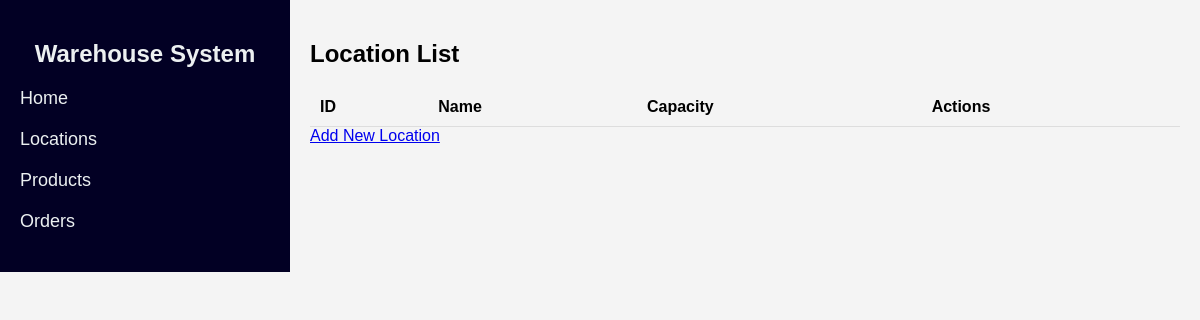
The page /locations on the database as committed earlier.
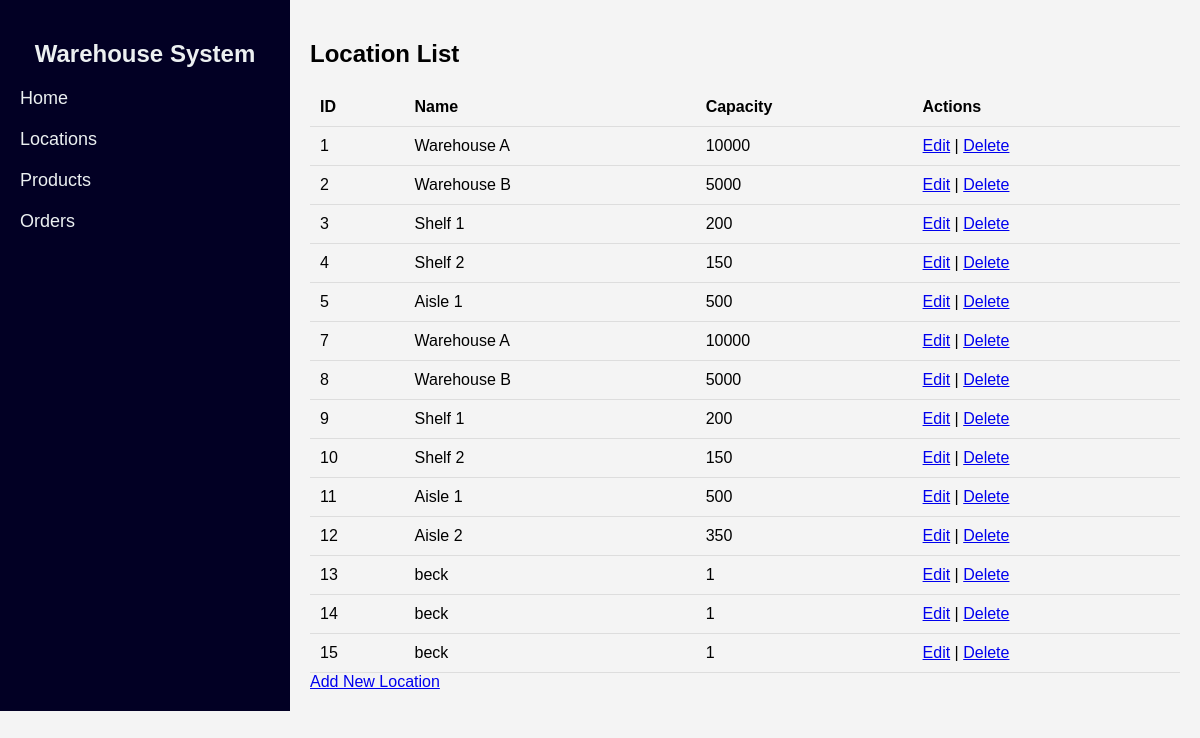
The same page on the database as committed later.
### app/models.py (models this page shows)
class Location(db.Model):
    id = db.Column(db.Integer, primary_key=True)
    name = db.Column(db.String(100), nullable=False)
    capacity = db.Column(db.Integer, nullable=False)
    products = db.relationship('Product', backref='location', lazy=True)

### app/routes/location_routes.py (the view)
@location_bp.route('/locations')
def locations():
    locations = Location.query.all()
    return render_template('locations.html', locations=locations)

### app/templates/locations.html
{% extends 'base.html' %}
{% block main_content %}
    <section class="dashboard">
        <h2>Location List</h2>
        <table>
            <thead>
                <tr>
                    <th>ID</th>
                    <th>Name</th>
                    <th>Capacity</th>
                    <th>Actions</th>
                </tr>
            </thead>
            <tbody>
                {% for location in locations %}
                <tr>
                    <td>{{ location.id }}</td>
                    <td>{{ location.name }}</td>
                    <td>{{ location.capacity }}</td>
                    <td>
                        <a href="{{ url_for('location.edit_location', id=location.id) }}">Edit</a> |
                        <a href="{{ url_for('location.delete_location', id=location.id) }}">Delete</a>
                    </td>
                </tr>
                {% endfor %}
            </tbody>
        </table>
        <a href="{{ url_for('location.add_location') }}">Add New Location</a>
    </section>
{% endblock %}

### app/templates/base.html (shortened to what this page needs)
<!DOCTYPE html>
<html lang="en">
<head>
    <title>{% block title %}Warehouse System{% endblock %}</title> <link rel="stylesheet" href="{{ url_for('static', filename='css/indexcss.css') }}">
</head>
<body>
    <div class="container">
        <aside class="sidebar">
            <div class="logo">
                <h2>Warehouse System</h2>
            </div>
            <nav>
                <ul>
                    <li><a href="{{ url_for('main.home') }}">Home</a></li>
                    <li><a href="{{ url_for('location.locations') }}">Locations</a></li>
                    <li><a href="{{ url_for('product.products') }}">Products</a></li>
                    <li><a href="{{ url_for('order.orders') }}">Orders</a></li>
                    </ul>
            </nav>
        </aside>
        <main class="main-content">
            {% block main_content %}
            {% endblock %}  </main>
    </div>
    </body>
</html>

### app/static/css/indexcss.css (style rules this page uses)
body { margin: 0; font-family: Arial, sans-serif; background-color: #f4f4f4; }
.container { display: flex; }
.sidebar { width: 250px; background-color:#020024; color: #ecf0f1; padding: 20px; }
.logo { text-align: center; margin-bottom: 20px; }
nav ul { list-style-type: none; padding: 0; }
nav ul li { margin: 20px 0; }
nav ul li a { color: #ecf0f1; text-decoration: none; font-size: 18px; }
.main-content { flex: 1; padding: 20px; }
table { width: 100%; border-collapse: collapse; }
table th, table td { padding: 10px; text-align: left; border-bottom: 1px solid #ddd; }

Rows that differ between the two databases and show on the page:
added Location: id "1", name "Warehouse A", capacity "10000"
added Location: id "2", name "Warehouse B", capacity "5000"
added Location: id "3", name "Shelf 1", capacity "200"
added Location: id "4", name "Shelf 2", capacity "150"
added Location: id "5", name "Aisle 1", capacity "500"
added Location: id "7", name "Warehouse A", capacity "10000"
added Location: id "8", name "Warehouse B", capacity "5000"
added Location: id "9", name "Shelf 1", capacity "200"
added Location: id "10", name "Shelf 2", capacity "150"
added Location: id "11", name "Aisle 1", capacity "500"
added Location: id "12", name "Aisle 2", capacity "350"
added Location: id "13", name "beck", capacity "1"
added Location: id "14", name "beck", capacity "1"
added Location: id "15", name "beck", capacity "1"
